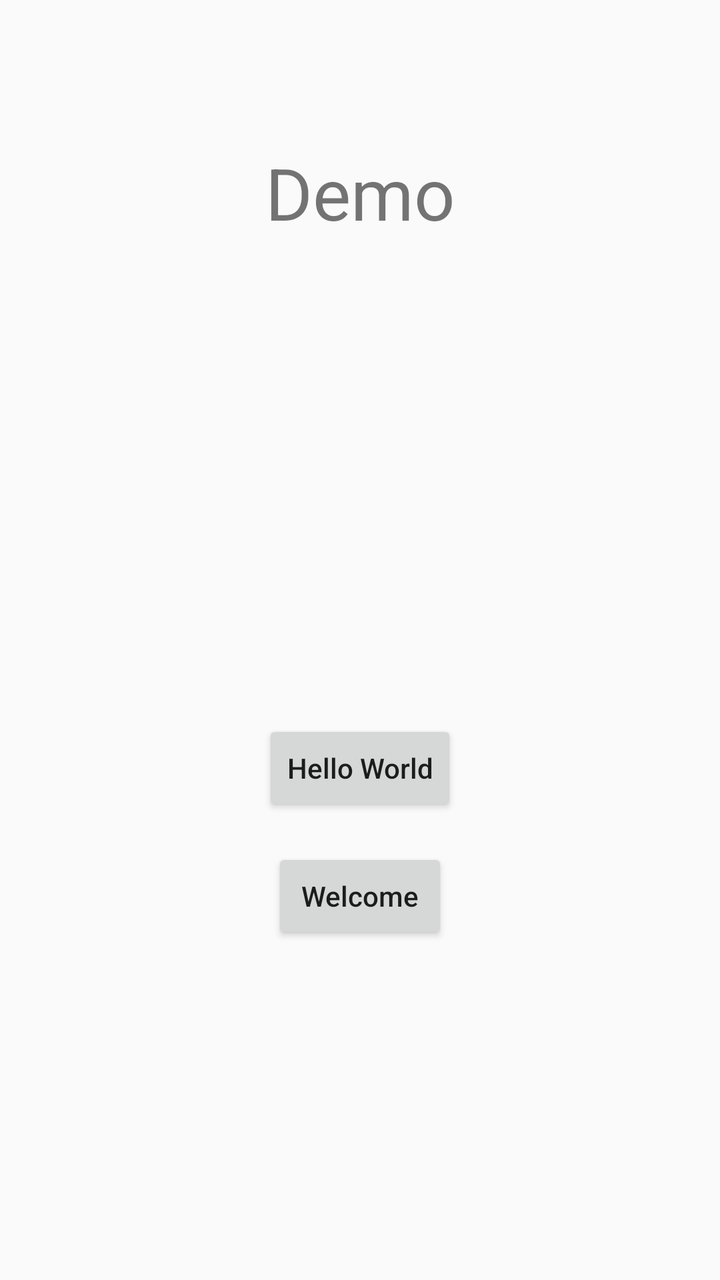
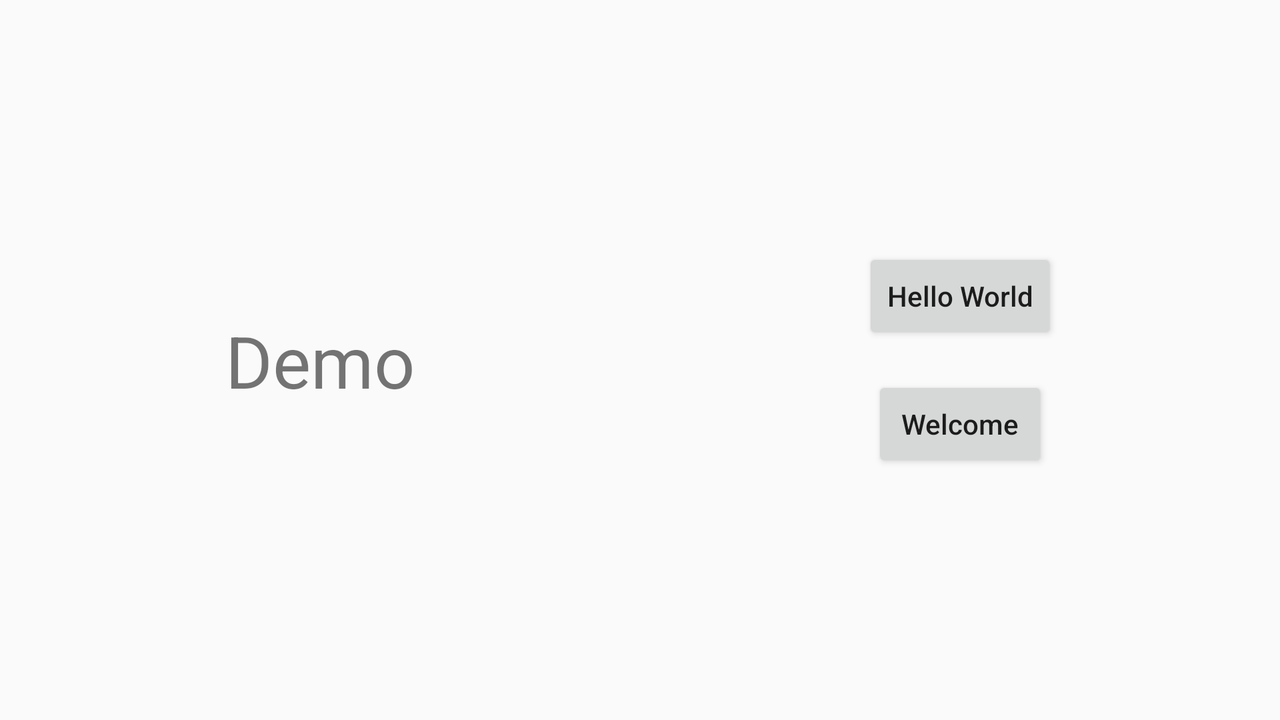

An Android layout and its configuration variant, each rendered on a device that would load it. The default file and the variant file are quoted in full after the pictures.
<!-- AndroidManifest.xml: application theme AppTheme -->
<!-- res/layout/activity_simple_save_state.xml -->
<?xml version="1.0" encoding="utf-8"?>
<androidx.constraintlayout.widget.ConstraintLayout xmlns:android="http://schemas.android.com/apk/res/android"
    xmlns:app="http://schemas.android.com/apk/res-auto"
    xmlns:tools="http://schemas.android.com/tools"
    android:layout_width="match_parent"
    android:layout_height="match_parent"
    tools:context=".SimpleSaveState">

    <Button
        android:id="@+id/button1"
        android:layout_width="wrap_content"
        android:layout_height="wrap_content"
        android:layout_marginBottom="16dp"
        android:text="@string/hello_world"
        app:layout_constraintBottom_toTopOf="@+id/button2"
        app:layout_constraintEnd_toEndOf="parent"
        app:layout_constraintHorizontal_bias="0.5"
        app:layout_constraintStart_toStartOf="parent"
        app:layout_constraintTop_toTopOf="@+id/guideline2"
        app:layout_constraintVertical_chainStyle="packed" />

    <Button
        android:id="@+id/button2"
        android:layout_width="wrap_content"
        android:layout_height="wrap_content"
        android:text="@string/welcome"
        app:layout_constraintBottom_toBottomOf="parent"
        app:layout_constraintEnd_toEndOf="parent"
        app:layout_constraintHorizontal_bias="0.5"
        app:layout_constraintStart_toStartOf="parent"
        app:layout_constraintTop_toBottomOf="@+id/button1" />

    <TextView
        android:id="@+id/textView"
        android:layout_width="wrap_content"
        android:layout_height="wrap_content"
        android:text="@string/demo"
        android:textSize="36sp"
        app:layout_constraintBottom_toTopOf="@+id/guideline2"
        app:layout_constraintEnd_toEndOf="parent"
        app:layout_constraintStart_toStartOf="parent"
        app:layout_constraintTop_toTopOf="parent" />

    <androidx.constraintlayout.widget.Guideline
        android:id="@+id/guideline2"
        android:layout_width="wrap_content"
        android:layout_height="wrap_content"
        android:orientation="horizontal"
        app:layout_constraintGuide_percent="0.3" />

</androidx.constraintlayout.widget.ConstraintLayout>
<!-- resources referenced by this layout -->
<resources>
  <string name="demo">Demo</string>
  <string name="hello_world">Hello World</string>
  <string name="welcome">Welcome</string>
  <style name="AppTheme" parent="Theme.AppCompat.Light.DarkActionBar">
          
          <item name="colorPrimary">@color/colorPrimary</item>
          <item name="colorPrimaryDark">@color/colorPrimaryDark</item>
          <item name="colorAccent">@color/colorAccent</item>
          
          <item name="android:textAllCaps">false</item>
      </style>
  <color name="colorPrimary">#F1B322</color>
  <color name="colorPrimaryDark">#D5990F</color>
  <color name="colorAccent">#03DAC5</color>
</resources>
<!-- res/layout-land/activity_simple_save_state.xml (the repository's variant of the layout above) -->
<!-- drawn on the phone turned sideways -->
<?xml version="1.0" encoding="utf-8"?>
<androidx.constraintlayout.widget.ConstraintLayout xmlns:android="http://schemas.android.com/apk/res/android"
    xmlns:app="http://schemas.android.com/apk/res-auto"
    xmlns:tools="http://schemas.android.com/tools"
    android:layout_width="match_parent"
    android:layout_height="match_parent"
    tools:context=".SimpleSaveState">

    <Button
        android:id="@+id/button1"
        android:layout_width="wrap_content"
        android:layout_height="wrap_content"
        android:layout_marginBottom="16dp"
        android:text="@string/hello_world"
        app:layout_constraintBottom_toTopOf="@+id/button2"
        app:layout_constraintEnd_toEndOf="parent"
        app:layout_constraintHorizontal_bias="0.5"
        app:layout_constraintStart_toStartOf="@+id/guideline3"
        app:layout_constraintTop_toTopOf="parent"
        app:layout_constraintVertical_chainStyle="packed" />

    <Button
        android:id="@+id/button2"
        android:layout_width="wrap_content"
        android:layout_height="wrap_content"
        android:text="@string/welcome"
        app:layout_constraintBottom_toBottomOf="parent"
        app:layout_constraintEnd_toEndOf="parent"
        app:layout_constraintHorizontal_bias="0.5"
        app:layout_constraintStart_toStartOf="@+id/guideline3"
        app:layout_constraintTop_toBottomOf="@+id/button1" />

    <TextView
        android:id="@+id/textView"
        android:layout_width="wrap_content"
        android:layout_height="wrap_content"
        android:text="@string/demo"
        android:textSize="36sp"
        app:layout_constraintBottom_toBottomOf="parent"
        app:layout_constraintEnd_toStartOf="@+id/guideline3"
        app:layout_constraintStart_toStartOf="parent"
        app:layout_constraintTop_toTopOf="parent" />

    <androidx.constraintlayout.widget.Guideline
        android:id="@+id/guideline3"
        android:layout_width="wrap_content"
        android:layout_height="wrap_content"
        android:orientation="vertical"
        app:layout_constraintGuide_percent="0.5" />

</androidx.constraintlayout.widget.ConstraintLayout>
